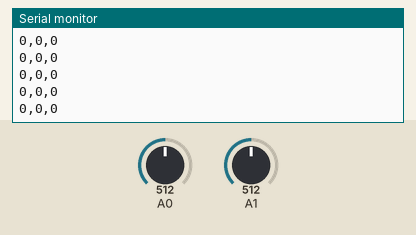
This sketch was run on a simulated Arduino Uno, built with avr-gcc and run on an emulated ATmega328P. Parts: the last lines printed to the serial monitor. The test bench sets the inputs (shaded band); at power-on: A0 = 512, A1 = 512. No radio packets arrive unless stated.

Above: at 4.2 s.
4.3 s: A0 set to 532
At 4.53 s:
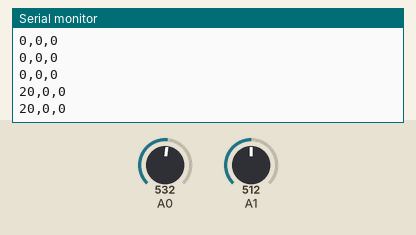
5.8 s: A1 set to 716
At 5.86 s:
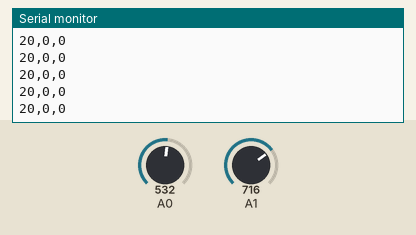
7.3 s: A0 set to 511
At 7.3 s:
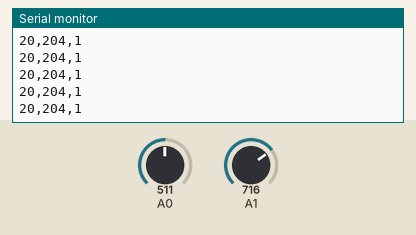
10.3 s: A1 set to 900
At 10.3 s:
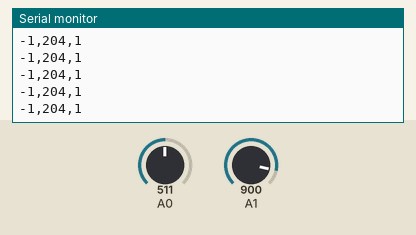
Timing chart, 0 to 13.3 s (numbered marks = the images above; inputs shaded):
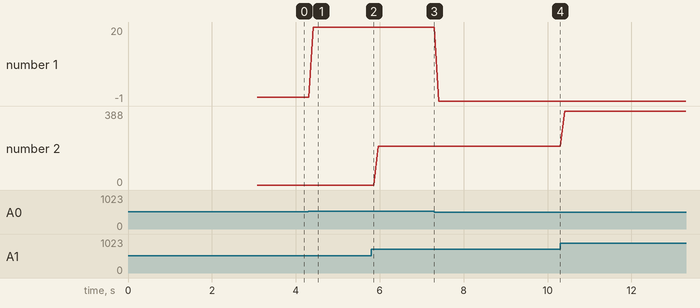

The sketch:

transmitter.ino
```cpp
// Reconstructed reference firmware; not recovered original code.
#include <SPI.h>
#include <RH_ASK.h>
#include <GestureControl.h>
RH_ASK radio(2000, 11, 12, 10);
int neutralX = 0, neutralY = 0;
const int X_SIGN = 1, Y_SIGN = 1; // Change to -1 if mounting reverses an axis.
void setup() {
  Serial.begin(9600);
  if (!radio.init()) { Serial.println("Radio init failed"); while (true) {} }
  Serial.println("Hold hand flat and still: calibrating in 2 seconds");
  delay(2000);
  long sumX = 0, sumY = 0;
  for (int i = 0; i < 100; ++i) {
    sumX += analogRead(A0); sumY += analogRead(A1); delay(10);
  }
  neutralX = sumX / 100; neutralY = sumY / 100;
  Serial.println("Calibration complete");
}
void loop() {
  int x = X_SIGN * (analogRead(A0) - neutralX);
  int y = Y_SIGN * (analogRead(A1) - neutralY);
  gesture::Command command = gesture::classify(x, y);
  uint8_t packet[] = {'G', 1, static_cast<uint8_t>(command)};
  if (radio.send(packet, sizeof(packet))) radio.waitPacketSent();
  Serial.print(x); Serial.print(','); Serial.print(y); Serial.print(','); Serial.println(packet[2]);
  delay(50); // Interval also includes packet airtime; not a claimed 20 Hz rate.
}
```

Measured:
- after the input at 4.3 s, the serial monitor: prints a new line after 0.11 s (image 1)
- plotted number 1: 0 → 20 after the input at 4.3 s, 20 → -1 after the input at 7.3 s
- plotted number 2: 0 → 204 after the input at 5.8 s, 204 → 388 after the input at 10.3 s
